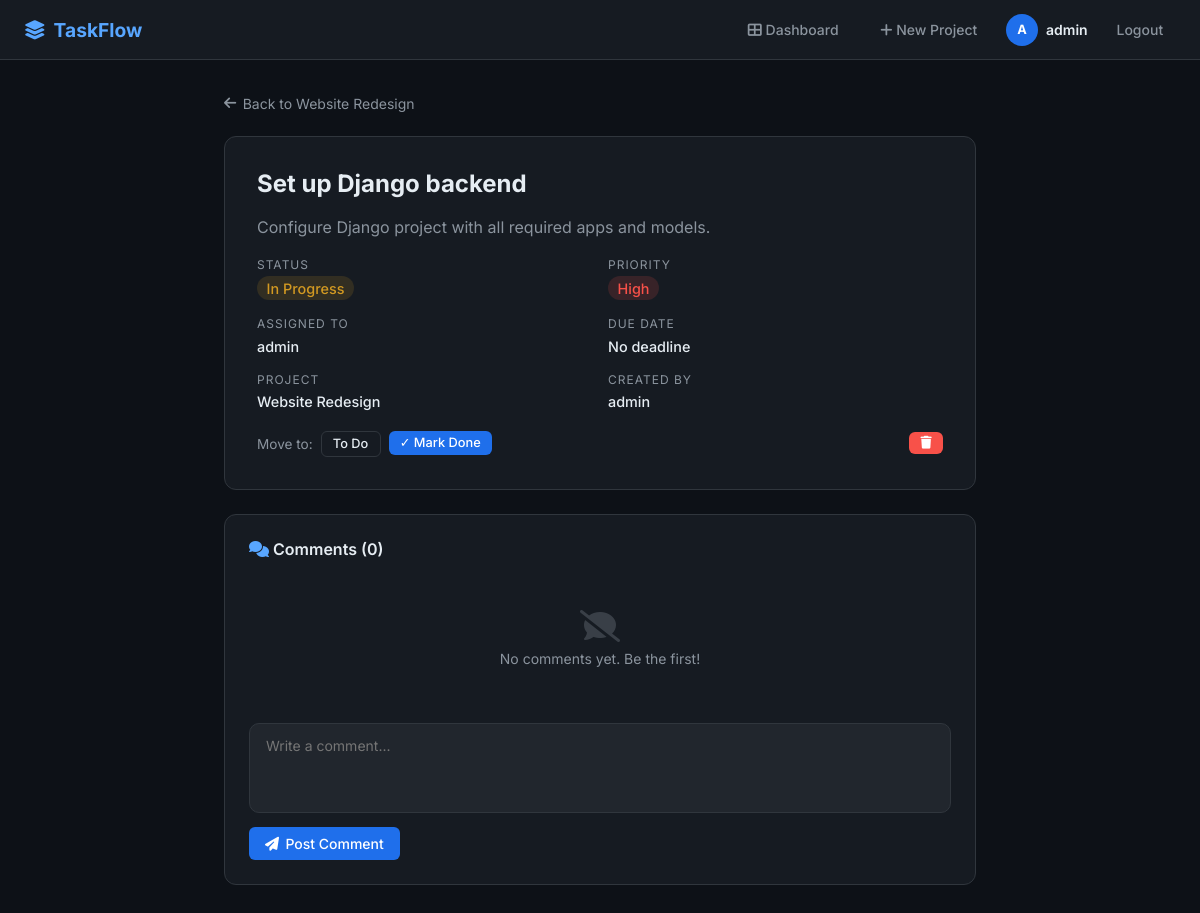
The page /tasks/2/ (signed in) on the database its author committed.
### projects/models.py (models this page shows, shortened)
class Task(models.Model):
    STATUS_CHOICES = [
        ('todo', 'To Do'),
        ('inprogress', 'In Progress'),
        ('done', 'Done'),
    ]
    PRIORITY_CHOICES = [
        ('low', 'Low'),
        ('medium', 'Medium'),
        ('high', 'High'),
    ]
    project = models.ForeignKey(Project, on_delete=models.CASCADE, related_name='tasks')
    title = models.CharField(max_length=200)
    description = models.TextField(blank=True)
    status = models.CharField(max_length=20, choices=STATUS_CHOICES, default='todo')
    priority = models.CharField(max_length=10, choices=PRIORITY_CHOICES, default='medium')
    assigned_to = models.ForeignKey(User, on_delete=models.SET_NULL, null=True, blank=True, related_name='assigned_tasks')
    created_by = models.ForeignKey(User, on_delete=models.CASCADE, related_name='created_tasks')
    created = models.DateTimeField(auto_now_add=True)
    due_date = models.DateField(null=True, blank=True)

class Project(models.Model):
    name = models.CharField(max_length=200)
    description = models.TextField(blank=True)
    owner = models.ForeignKey(User, on_delete=models.CASCADE, related_name='owned_projects')
    members = models.ManyToManyField(User, related_name='member_projects', blank=True)
    created = models.DateTimeField(auto_now_add=True)
    color = models.CharField(max_length=7, default='#e8c547')

### projects/views.py (the view)
# urls.py: path('tasks/<int:pk>/', views.task_detail, name='task_detail'),
@login_required
def task_detail(request, pk):
    task = get_object_or_404(Task, pk=pk)
    if request.method == 'POST':
        content = request.POST.get('content')
        if content:
            Comment.objects.create(task=task, author=request.user, content=content)
    comments = task.comments.all().order_by('created')
    members = list(task.project.members.all()) + [task.project.owner]
    return render(request, 'projects/task_detail.html', {'task': task, 'comments': comments, 'members': members})

### templates/projects/task_detail.html (shortened to what this page needs)
{% extends 'base.html' %}
{% block content %}
<div class="task-container">
    <a href="/projects/{{ task.project.pk }}/" class="back-link"><i class="fas fa-arrow-left"></i> Back to {{ task.project.name }}</a>
    <div class="task-header">
        <h1>{{ task.title }}</h1>
        {% if task.description %}<p class="task-desc">{{ task.description }}</p>{% endif %}
        <div class="task-meta-grid">
            <div class="meta-item"><label>Status</label><span class="badge badge-{{ task.status }}">{{ task.get_status_display }}</span></div>
            <div class="meta-item"><label>Priority</label><span class="badge badge-{{ task.priority }}">{{ task.get_priority_display }}</span></div>
            <div class="meta-item"><label>Assigned To</label><span>{% if task.assigned_to %}{{ task.assigned_to.username }}{% else %}Unassigned{% endif %}</span></div>
            <div class="meta-item"><label>Due Date</label><span>{% if task.due_date %}{{ task.due_date }}{% else %}No deadline{% endif %}</span></div>
            <div class="meta-item"><label>Project</label><span>{{ task.project.name }}</span></div>
            <div class="meta-item"><label>Created By</label><span>{{ task.created_by.username }}</span></div>
        </div>
        <div class="status-form">
            <span style="font-size:0.85rem;color:var(--muted);align-self:center;">Move to:</span>
            {% if task.status != 'todo' %}<form method="post" action="/tasks/{{ task.pk }}/status/">{% csrf_token %}<input type="hidden" name="status" value="todo"><button class="btn btn-outline btn-sm" type="submit">To Do</button></form>{% endif %}
            {% if task.status != 'done' %}<form method="post" action="/tasks/{{ task.pk }}/status/">{% csrf_token %}<input type="hidden" name="status" value="done"><button class="btn btn-primary btn-sm" type="submit">✓ Mark Done</button></form>{% endif %}
            <form method="post" action="/tasks/{{ task.pk }}/delete/" style="margin-left:auto">{% csrf_token %}<button class="btn btn-danger btn-sm" type="submit" onclick="return confirm('Delete this task?')"><i class="fas fa-trash"></i></button></form>
        </div>
    </div>
    <div class="comments-section">
        <h2><i class="fas fa-comments" style="color:var(--accent)"></i> Comments ({{ comments.count }})</h2>
        {% for comment in comments %}
        <div class="comment">
            <div class="comment-avatar">{{ comment.author.username|first|upper }}</div>
            <div class="comment-body">
                <div class="comment-author">{{ comment.author.username }}<span class="comment-time">{{ comment.created|timesince }} ago</span></div>
                <div class="comment-text">{{ comment.content }}</div>
            </div>
        </div>
        {% empty %}
        <div style="text-align:center;padding:2rem;color:var(--muted);font-size:0.875rem;"><i class="fas fa-comment-slash" style="font-size:2rem;display:block;margin-bottom:0.5rem;opacity:0.3;"></i>No comments yet. Be the first!</div>
        {% endfor %}
        <div class="add-comment">
            <form method="post">
                <textarea name="content" placeholder="Write a comment..."></textarea>
                <button type="submit" class="btn btn-primary" style="margin-top:0.6rem"><i class="fas fa-paper-plane"></i> Post Comment</button>
            </form>
        </div>
    </div>
</div>
{% endblock %}

### templates/base.html (shortened to what this page needs)
<!DOCTYPE html>
<html lang="en">
<head>
    <link href="https://cdnjs.cloudflare.com/ajax/libs/font-awesome/6.4.0/css/all.min.css" rel="stylesheet">
</head>
<body>
<nav>
    <a href="/" class="nav-brand"><i class="fas fa-layer-group"></i> TaskFlow</a>
    <div class="nav-links">
        {% if user.is_authenticated %}
        <a href="/dashboard/"><i class="fas fa-th-large"></i> Dashboard</a>
        <a href="/projects/create/"><i class="fas fa-plus"></i> New Project</a>
        <div class="nav-user">
            <div class="avatar">{{ user.username|first|upper }}</div>
            {{ user.username }}
        </div>
        <a href="/accounts/logout/">Logout</a>
        {% else %}
        <a href="/accounts/login/">Login</a>
        <a href="/accounts/register/" style="background:var(--accent2);color:#fff;padding:0.4rem 1rem;border-radius:6px;">Sign Up</a>
        {% endif %}
    </div>
</nav>
{% block content %}{% endblock %}
</body>
</html>

### templates/base.html (style rules this page uses)
:root { --bg: #0d1117; --surface: #161b22; --surface2: #21262d; --accent: #58a6ff; --accent2: #1f6feb; --text: #e6edf3; --muted: #8b949e; --border: #30363d; --danger: #f85149; --success: #3fb950; --warning: #d29922; --todo: #58a6ff; --inprogress: #d29922; --done: #3fb950; }
* { margin:0; padding:0; box-sizing:border-box; }
body { background:var(--bg); color:var(--text); font-family:'Inter',sans-serif; min-height:100vh; }
nav { background:var(--surface); border-bottom:1px solid var(--border); padding:0 1.5rem; height:60px; display:flex; align-items:center; justify-content:space-between; position:sticky; top:0; z-index:100; }
.nav-brand { font-size:1.2rem; font-weight:700; color:var(--accent); text-decoration:none; display:flex; align-items:center; gap:0.5rem; }
.nav-links { display:flex; align-items:center; gap:1rem; }
.nav-links a { color:var(--muted); text-decoration:none; font-size:0.875rem; font-weight:500; transition:color 0.2s; padding:0.4rem 0.8rem; border-radius:6px; }
.nav-user { display:flex; align-items:center; gap:0.5rem; color:var(--text); font-size:0.875rem; font-weight:600; }
.avatar { width:32px; height:32px; background:var(--accent2); border-radius:50%; display:flex; align-items:center; justify-content:center; font-size:0.8rem; font-weight:700; color:#fff; }
.btn { display:inline-flex; align-items:center; gap:0.4rem; padding:0.5rem 1rem; border-radius:6px; font-size:0.875rem; font-weight:500; cursor:pointer; border:none; text-decoration:none; transition:all 0.2s; font-family:'Inter',sans-serif; }
.btn-primary { background:var(--accent2); color:#fff; }
.btn-outline { background:transparent; color:var(--text); border:1px solid var(--border); }
.btn-danger { background:var(--danger); color:#fff; }
.btn-sm { padding:0.3rem 0.7rem; font-size:0.8rem; }
.badge { display:inline-block; padding:0.2rem 0.6rem; border-radius:20px; font-size:0.75rem; font-weight:600; }
.badge-inprogress { background:rgba(210,153,34,0.15); color:var(--warning); }
.badge-high { background:rgba(248,81,73,0.15); color:var(--danger); }

### templates/projects/task_detail.html (style rules this page uses)
.task-container { max-width:800px; margin:2rem auto; padding:0 1.5rem; }
.back-link { color:var(--muted); text-decoration:none; font-size:0.875rem; display:inline-flex; align-items:center; gap:0.4rem; margin-bottom:1.5rem; }
.task-header { background:var(--surface); border:1px solid var(--border); border-radius:12px; padding:2rem; margin-bottom:1.5rem; }
.task-header h1 { font-size:1.5rem; font-weight:700; margin-bottom:1rem; }
.task-meta-grid { display:grid; grid-template-columns:repeat(2,1fr); gap:1rem; margin-top:1rem; }
.meta-item label { font-size:0.75rem; color:var(--muted); text-transform:uppercase; letter-spacing:1px; display:block; margin-bottom:0.3rem; }
.meta-item span { font-size:0.9rem; font-weight:500; }
.task-desc { color:var(--muted); line-height:1.7; margin:1rem 0; }
.status-form { display:flex; gap:0.5rem; margin-top:1.2rem; flex-wrap:wrap; }
.comments-section { background:var(--surface); border:1px solid var(--border); border-radius:12px; padding:1.5rem; }
.comments-section h2 { font-size:1rem; font-weight:600; margin-bottom:1.2rem; }
.add-comment { margin-top:1.5rem; }
.add-comment textarea { width:100%; background:var(--surface2); border:1px solid var(--border); color:var(--text); padding:0.8rem 1rem; border-radius:10px; font-family:'Inter',sans-serif; font-size:0.875rem; height:90px; resize:none; }

### rows shown on the page
Task: project.name "Website Redesign", title "Set up Django backend", description "Configure Django project with all required apps and models.", status "In Progress", priority "High", assigned_to.username "admin", created_by.username "admin"

### other values the page prints
{{ user.username|first|upper }} "A"
{{ user.username }} "admin"
{{ comments.count }} "0"
